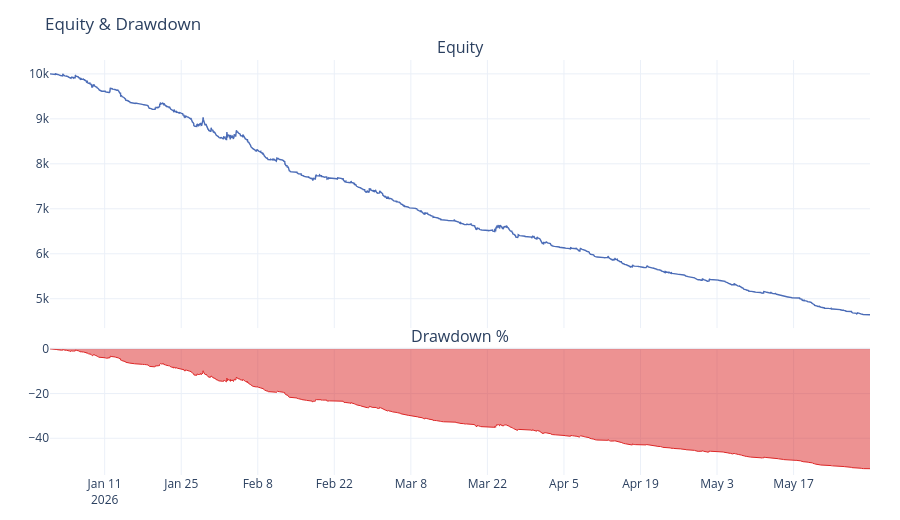

This figure's notebook cell:
### Markdown cell above
## 7 · Stat plots

### Code cell
equity_and_drawdown(res.equity_curve)

### Figure 1 — Plotly figure (JSON) as saved in the notebook; plotly's stock layout.template omitted (floating-point values rounded to 4 significant figures; data arrays with more than 128 entries replaced by an {"elided": "..."} marker saying what was removed)
{"data": [{"line": {"color": "#4b6cb7", "width": 1.4}, "mode": "lines", "name": "equity", "type": "scatter", "x": {"elided": "5838 str values"}, "xaxis": "x", "y": {"elided": "5838 float values"}, "yaxis": "y"}, {"fill": "tozeroy", "line": {"color": "#dc2626", "width": 1}, "mode": "lines", "name": "drawdown", "type": "scatter", "x": {"elided": "5838 str values"}, "xaxis": "x2", "y": {"elided": "5838 float values"}, "yaxis": "y2"}], "layout": {"annotations": [{"font": {"size": 16}, "showarrow": false, "text": "Equity", "x": 0.5, "xanchor": "center", "xref": "paper", "y": 1, "yanchor": "bottom", "yref": "paper"}, {"font": {"size": 16}, "showarrow": false, "text": "Drawdown %", "x": 0.5, "xanchor": "center", "xref": "paper", "y": 0.304, "yanchor": "bottom", "yref": "paper"}], "height": 520, "margin": {"b": 40, "l": 50, "r": 30, "t": 60}, "showlegend": false, "title": {"text": "Equity & Drawdown"}, "xaxis": {"anchor": "y", "domain": [0, 1], "matches": "x2", "showticklabels": false}, "xaxis2": {"anchor": "y2", "domain": [0, 1]}, "yaxis": {"anchor": "x", "domain": [0.354, 1]}, "yaxis2": {"anchor": "x2", "domain": [0, 0.304]}}}
